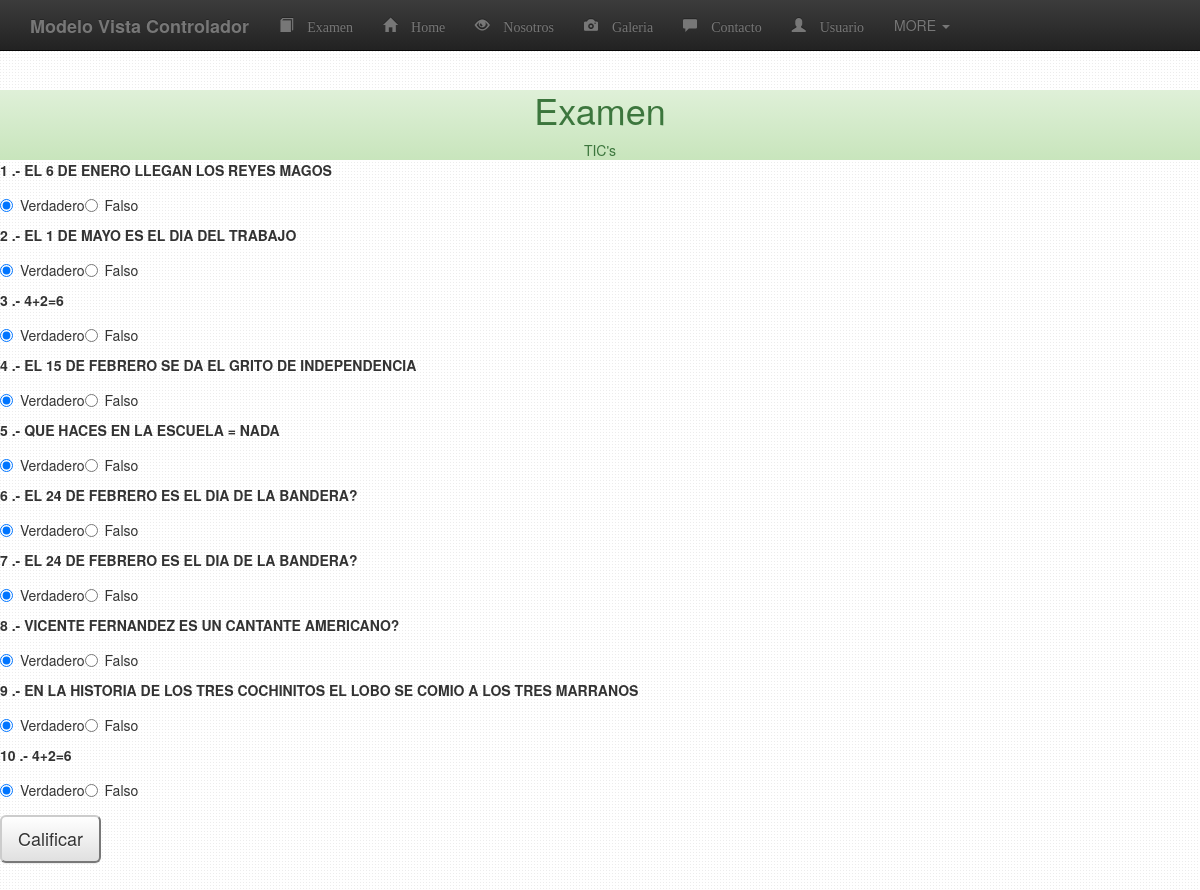
/test, run on the app's committed database.
### tables this page shows
CREATE TABLE `preguntas` (
  `id_pregunta` int(11) NOT NULL AUTO_INCREMENT,
  `nombre` varchar(900) DEFAULT NULL,
  `respuesta` varchar(900) DEFAULT NULL,
  PRIMARY KEY (`id_pregunta`)
);

### index.php (called while the page is built, shortened)
<?php
require('template/header.php');
require('clases/Preguntas.php');
require('helpers.php');
controller($_GET['url']);
require('template/footer.php');
?>

### controllers/test.php (called while the page is built)
<?php
$titulo='Examen';
$contenido="TIC's";
$variables=array('titulo'=>$titulo,'contenido'=>$contenido);
view('test',$variables);
?>

### clases/Preguntas.php (the view, shortened to what this page needs)
<?php
class Preguntas {
    public function  showPreguntas(){
        $Contador = 1;
        While($Contador<=10){
            $sql=mysql_query("SELECT count(*) AS numero FROM preguntas") or die ("error de consulta");
            $max=mysql_result($sql,0,'numero');
            $this->id_pregunta=rand(1,$max);
            $preguntas=mysql_query("SELECT * FROM preguntas WHERE id_pregunta=$this->id_pregunta")or die ("error de consulta 2");
            $pregunta=mysql_result($preguntas,0,'nombre');
            echo "<label>$Contador .- $pregunta</label>";
            echo"<div class='radio'>
                     <label>
                        <input type='radio' value='V' name='res$Contador' checked>Verdadero
                      </label>";
            echo"<label>
                         <input type='radio' value='F' name='res$Contador'>Falso
                      </label>
                </div>";
            $Contador++;
        }
    }
}

### template/header.php (shortened to what this page needs)
<!DOCTYPE html>
<html lang="en">
  <head>
    <link href="./bootstrap/css/bootstrap.min.css" rel="stylesheet">
    <link href="./bootstrap/css/tooltip-viewport.css" rel="stylesheet">
    <link href="./bootstrap/css/bootstrap-theme.min.css" rel="stylesheet">
    <link href="./bootstrap/css/theme.css" rel="stylesheet">
  </head>
  <?php
  include('menu.php');
?>
<body role="document">

### template/menu.php (shortened to what this page needs)
 <div class="navbar navbar-inverse navbar-fixed-top" role="navigation">
   <div class="container">
     <div class="navbar-header">
       <a  class="navbar-brand active" href="#"><strong>Modelo Vista Controlador </strong></a>
     </div>
     <div class="navbar-collapse collapse">
       <ul class="nav navbar-nav">
 <li><a href="test" class="tooltip-bottom" title="Test" ><i class="glyphicon glyphicon-book"> Examen</i></a></li>
 <li><a href="home" class="tooltip-bottom" title="Home" ><i class="glyphicon glyphicon-home"> Home</i></a></li>
           <li><a href="nosotros" class="tooltip-bottom" title="About us"><i class="glyphicon glyphicon-eye-open"> Nosotros</i></a></li>
<li><a href="galeria" class="tooltip-bottom" title="Gallery"><i class="glyphicon glyphicon-camera"> Galeria</i></a></li>
         <li><a href="contacto" class="tooltip-bottom" title="Contact"><i class="glyphicon glyphicon-comment"> Contacto</i></a></li>
         <li><a href="myusuario" class="tooltip-bottom" title="Users"><i class="glyphicon glyphicon-user"> Usuario</i></a></li>
         <li class="dropdown">
           <a href="#" class="dropdown-toggle tooltip-bottom" title="More options" data-toggle="dropdown">MORE <span class="caret"></span></a>
         </li>
       </ul>
     </div>
   </div>
 </div>

### helpers.php (shortened to what this page needs)
<?php
function view($plantilla,$variables=array())
{
    extract ($variables);
    require('views/'.$plantilla.'.tpl.php');
}
function controller($nombre)
{
        $archivo = "controllers/$nombre.php";
    if (file_exists($archivo))
        require($archivo);
    else
        echo "<center><img src='404_sorry_kitten.jpg'/></center>";
}
?>

### views/test.tpl.php (shortened to what this page needs)
<?php
$preg = new Preguntas();
?>
<div class="alert-success">
<center>
    <h1><?=$titulo?></h1>
<?php echo$contenido ?>
    </center></div>
<div class="table-responsive">
    <form role="form" method="post">
        <div class="form-group">
            <?=$preg->showPreguntas(); ?>
        </div>
        <button type="submit" class="btn-lg btn-default" name="mandar">Calificar</button>
    </form>
</div>

### template/footer.php (shortened to what this page needs)
  </body>
</html>

### data on the page
preguntas: nombre "EL 6 DE ENERO LLEGAN LOS REYES MAGOS"
preguntas: nombre "EL 1 DE MAYO ES EL DIA DEL TRABAJO"
preguntas: nombre "4+2=6"
preguntas: nombre "EL 15 DE FEBRERO SE DA EL GRITO DE INDEPENDENCIA"
preguntas: nombre "QUE HACES EN LA ESCUELA = NADA"
preguntas: nombre "EL 24 DE FEBRERO ES EL DIA DE LA BANDERA?"
preguntas: nombre "VICENTE FERNANDEZ ES UN CANTANTE AMERICANO?"
preguntas: nombre "EN LA HISTORIA DE LOS TRES COCHINITOS EL LOBO SE COMIO A LOS TRES MARRANOS"

### other printed values
$titulo "Examen"
$contenido "TIC's"
